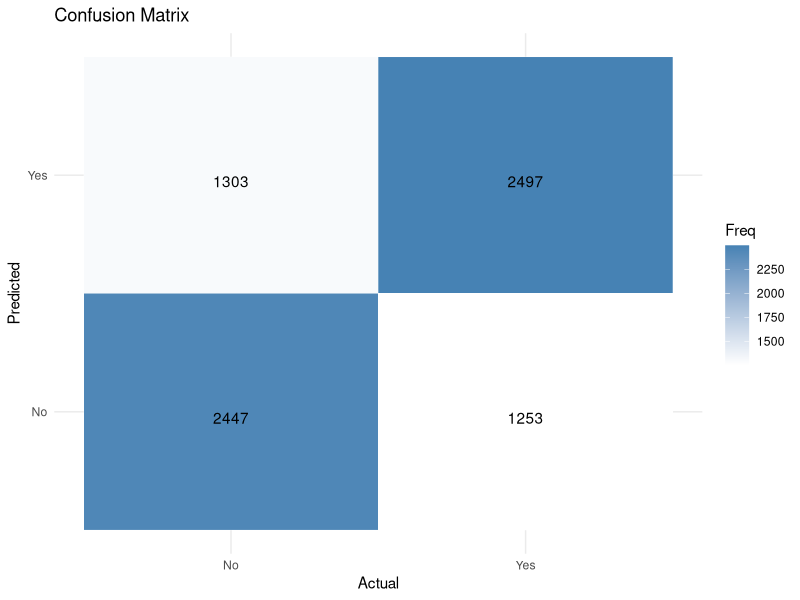

Source code (R):
# Setting directory
getwd()

# Load necessary libraries
library(data.table)
library(caret)
library(ggplot2)
library(dplyr)

# Load preprocessed data
processed_data <- fread("Balanced_Processed.csv")

# Convert label to factor
processed_data$label <- as.factor(processed_data$label)

# Convert categorical variables to numeric
processed_data <- processed_data %>%
  mutate_if(is.character, ~ as.numeric(as.factor(.)))

# Train-Test Split
set.seed(123)
trainIndex <- createDataPartition(processed_data$label, p = 0.7, list = FALSE)
train_data <- processed_data[trainIndex, ]
test_data <- processed_data[-trainIndex, ]

# Train Logistic Regression Model
model <- glm(label ~ ., data = train_data, family = binomial())

# Make Predictions
pred_probs <- predict(model, newdata = test_data, type = "response")
pred_labels <- ifelse(pred_probs > 0.5, levels(train_data$label)[2], levels(train_data$label)[1])

# Export Predictions
fwrite(data.table(Predicted = pred_labels, Actual = test_data$label), "fraud_predictions.csv")

# Print Model Performance
confMatrix <- confusionMatrix(as.factor(pred_labels), as.factor(test_data$label))
print(confMatrix)

# Confusion Matrix Plot
conf_matrix_plot <- as.data.frame(confMatrix$table)
ggplot(conf_matrix_plot, aes(x = Reference, y = Prediction, fill = Freq)) +
  geom_tile(color = "white") +
  geom_text(aes(label = Freq), vjust = 1) +
  scale_fill_gradient(low = "white", high = "steelblue") +
  labs(title = "Confusion Matrix", x = "Actual", y = "Predicted") +
  theme_minimal()
